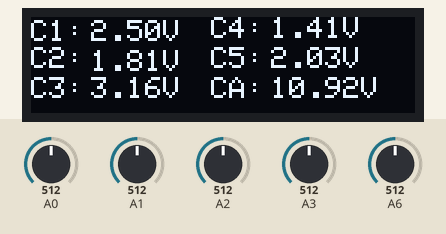
Recording of a sketch running on a simulated Arduino Nano, built with avr-gcc and run on an emulated ATmega328P. On the bench: 128×32 one-colour display. Inputs (shaded band) come from the test bench; at power-on: A0 = 512, A1 = 512, A2 = 512, A3 = 512, A6 = 512. What the sketch prints to the serial monitor is not drawn.

Above: at 2.3 s.
2.4 s: A0 set to 716
At 4.5 s:
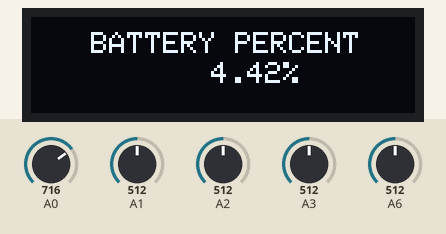
5.4 s: A1 set to 716
At 6.8 s:
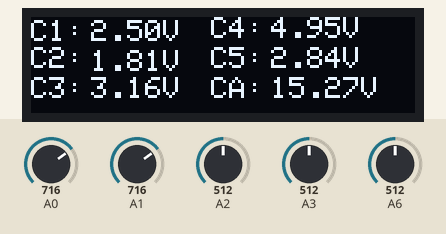
8.5 s: A2 set to 716
At 9.9 s:
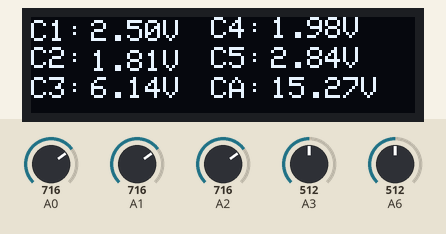
11.5 s: A3 set to 716
At 12.9 s:
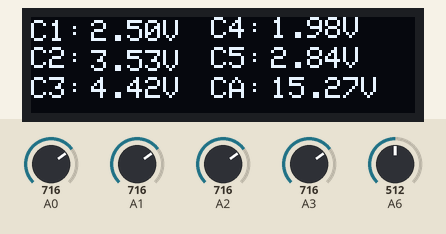
14.6 s: A6 set to 716
At 15.9 s:
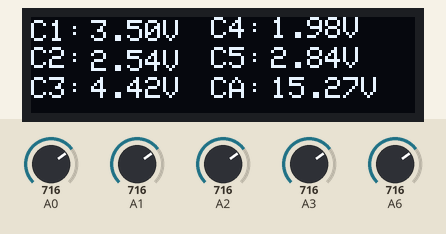
17.6 s: A0 set to 992
At 19.9 s:
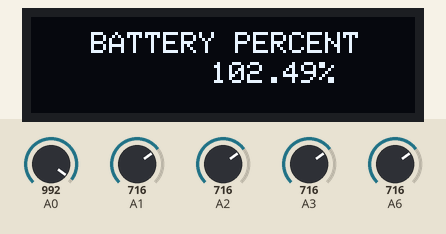
Timing chart, 0 to 21.4 s (numbered marks = the images above; inputs shaded):
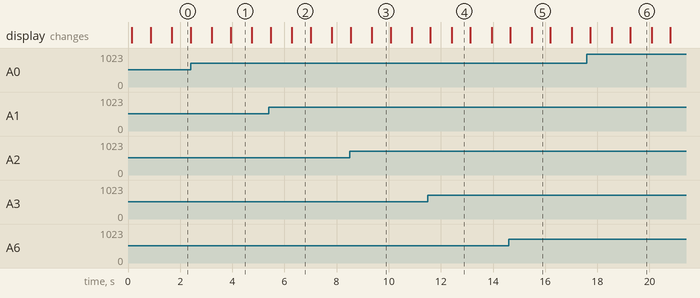

The sketch:

powerBankV4.ino
```cpp
#include <SPI.h>
#include <Wire.h>
#include <Adafruit_SSD1306.h>

Adafruit_SSD1306 display(128, 32, &Wire, -1);

int cell_1_adc;
int cell_2_adc;
int cell_3_adc;
int cell_4_adc;
int cell_5_adc;

float cell_1_voltage;
float cell_2_voltage;
float cell_3_voltage;
float cell_4_voltage;
float cell_5_voltage;

float cell_1_single;
float cell_2_single;
float cell_3_single;
float cell_4_single;
float cell_5_single;

float battery_percentage;


void setup() {

 pinMode(A6, INPUT);
 pinMode(A3, INPUT);
 pinMode(A2, INPUT);
 pinMode(A1, INPUT);
 pinMode(A0, INPUT);

  Serial.begin(9600);

  if(!display.begin(SSD1306_SWITCHCAPVCC, 0x3C))
  {
    Serial.println(F("SSD1306 allocation failed"));
    for(;;); // Don't proceed, loop forever
  }
display.clearDisplay();
display.setTextColor(SSD1306_WHITE);
}

void loop() {

// Storing ADC Value //////////////////////////////////

cell_1_adc = analogRead(A6);
cell_2_adc = analogRead(A3);
cell_3_adc = analogRead(A2);
cell_4_adc = analogRead(A1);
cell_5_adc = analogRead(A0);

// Calculate Pin Voltage after divider ///////////////

cell_1_voltage = cell_1_adc * (5.0 / 1023.0);
cell_1_voltage = cell_1_voltage * 4.15 / 4.15;

cell_2_voltage = cell_2_adc * (5.0 / 1023.0) * ((6.8 + 5.1) / 6.8);
cell_2_voltage = cell_2_voltage * 8.26 / 8.38;

cell_3_voltage = cell_3_adc * (5.0 / 1023.0) * ((5.1 + 10) / 5.1);
cell_3_voltage = cell_3_voltage * 12.37 / 12.26;

cell_4_voltage = cell_4_adc * (5.0 / 1023.0) * ((20 + 51) / 20);
cell_4_voltage = cell_4_voltage * 16.54 / 13.97;

cell_5_voltage = cell_5_adc * (5.0 / 1023.0) * ((20 + 68) / 20);
cell_5_voltage = cell_5_voltage * 20.6 / 18.89;

cell_5_single = cell_5_voltage - cell_4_voltage;
cell_4_single = cell_4_voltage - cell_3_voltage;
cell_3_single = cell_3_voltage - cell_2_voltage;
cell_2_single = cell_2_voltage - cell_1_voltage;

battery_percentage = ((cell_5_voltage - 15) / (21 - 15)) * 100;

float cellVoltages[5] = {cell_1_voltage, cell_2_single, cell_3_single, cell_4_single, cell_5_single};

Serial.println("##############################");

for (int i = 0; i < 5; ++i) {
  Serial.print("cell_" + String(i + 1) + ": ");
  Serial.println(cellVoltages[i]);
}

Serial.print("Battery percent: ");
Serial.println(battery_percentage);

Serial.println("##############################");

display.clearDisplay();

  display.setTextSize(1);
  display.setCursor(0, 1);
  display.println(F("C1:"));
  display.setCursor(20, 1);
  display.print(cell_1_voltage, 2);
  display.println(F("V"));


  ///////////////////////////////////////////////////////////


  display.setTextSize(1);  // Set text size to 2 (adjust as needed)
  display.setCursor(0, 10); //x, y
  display.println(F("C2:"));
  display.setCursor(20, 11);
  display.print(cell_2_single, 2); // Print adjusted voltage with 2 decimal places
  display.println(F("V")); // Print "V" and move to the next line


  ///////////////////////////////////////////////////////////


  display.setTextSize(1);  // Set text size to 2 (adjust as needed)
  display.setCursor(0, 20); //x, y
  display.println(F("C3:"));
  display.setCursor(20, 20);
  display.print(cell_3_single, 2); // Print adjusted voltage with 2 decimal places
  display.println(F("V")); // Print "V" and move to the next line

  ///////////////////////////////////////////////////////////


  display.setTextSize(1);  // Set text size to 2 (adjust as needed)
  display.setCursor(60, 0); //x, y
  display.println(F("C4:"));
  display.setCursor(80, 0);
  display.print(cell_4_single, 2); // Print adjusted voltage with 2 decimal places
  display.println(F("V")); // Print "V" and move to the next line

  ///////////////////////////////////////////////////////////


  display.setTextSize(1);  // Set text size to 2 (adjust as needed)
  display.setCursor(60, 10); //x, y
  display.println(F("C5:"));
  display.setCursor(80, 10);
  display.print(cell_5_single, 2); // Print adjusted voltage with 2 decimal places
  display.println(F("V")); // Print "V" and move to the next line

  ///////////////////////////////////////////////////////////


  display.setTextSize(1);  // Set text size to 2 (adjust as needed)
  display.setCursor(60, 20); //x, y
  display.println(F("CA:"));
  display.setCursor(80, 20);
  display.print(cell_5_voltage, 2); // Print adjusted voltage with 2 decimal places
  display.println(F("V")); // Print "V" and move to the next line

  display.display();

  delay(700);

  display.clearDisplay();

  display.setTextSize(1);  // Set text size to 2 (adjust as needed)
  display.setCursor(20, 5); //x, y
  display.println(F("BATTERY PERCENT"));
  display.setCursor(60, 15);
  display.print(battery_percentage, 2); // Print adjusted voltage with 2 decimal places
  display.println(F("%")); // Print "V" and move to the next line

  display.display();

  delay(700);

}
```

Measured:
- after the input at 2.4 s, the display: first differs from a run without the input after 0.82 s (image 1 shows a later state)
- after the input at 5.4 s, the display: first differs from a run without the input after 0.89 s (image 2)
- after the input at 8.5 s, the display: first differs from a run without the input after 0.85 s (image 3)
- after the input at 11.5 s, the display: first differs from a run without the input after 0.92 s (image 4)
- after the input at 14.6 s, the display: first differs from a run without the input after 0.88 s (image 5)
- after the input at 17.6 s, the display: first differs from a run without the input after 0.95 s (image 6 shows a later state)
- what the display in image 1 shows lasts 0.9 s, from 3.9 s to 4.8 s
